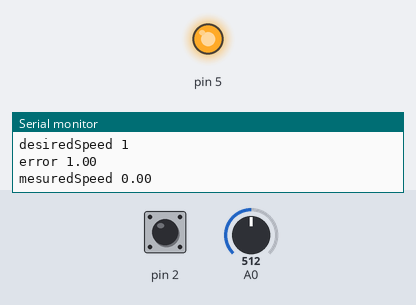
Recording of a sketch running on a simulated Arduino Uno, built with avr-gcc and run on an emulated ATmega328P. Shown: output pins drawn as LEDs (lit = HIGH), the last lines printed to the serial monitor. The inputs (shaded band) are chosen by the test bench; at power-on: A0 = 512, pin 2 HIGH.

Above: at 1.2 s.
1.3 s: A0 set to 348
2.8 s: A0 set to 324
At 3.5 s:
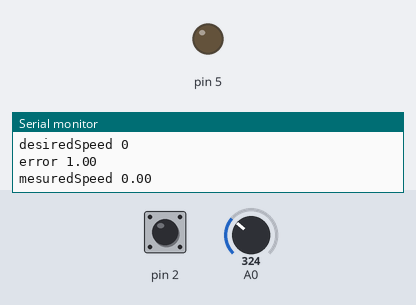
4.3 s: A0 set to 511
At 5.5 s:
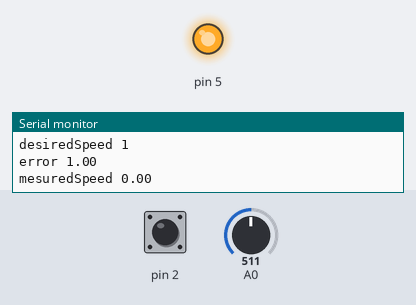
5.8 s: A0 set to 306
At 6.8 s:
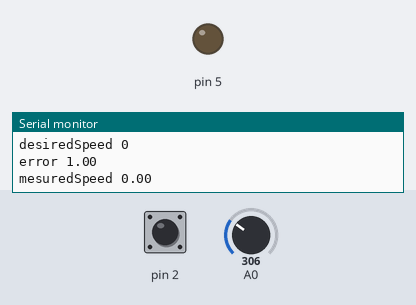
Timing chart, 0 to 8.3 s (numbered marks = the images above; inputs shaded):
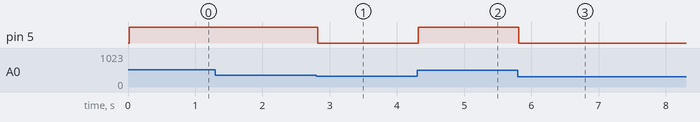

The sketch:

regulation_test.ino
```cpp
#define Kp 2
#define Ki 0.005d
#define Kd 0
#define R 0.02d
#define HOLE_NBR 50
#define DURATION 20
#define uS_IN_S 1000

byte oldpulse1 = 0; // détection de flan

double pps; //pulse par secondes
double tps; // tours par secondes
double mesuredSpeed; // vitesse estimée en m/s
double calculatedPWM = 0; // PWM à appliquer au moteur après régulation
double error, derivative, integral, previous_error = 0; // erreur entre la vitesse voulue et la mesurée

unsigned int pot = 0; // valeure du potentiomettre de test
unsigned int desiredSpeed = 0; // vitesse voulue

unsigned long currentTime[2]; // temps actuel permettant de calculer la vitesse
unsigned long millisNow, millisPrev = 0;

unsigned long timerSensor = 0;
unsigned long durationSensor = DURATION;

int nbPulse;

bool flagPulse;

void setup() {
  nbPulse = 0;
  flagPulse = false;
  Serial.begin(2000000); // pour ne pas trop ralentir le micro
  pinMode (2, INPUT);

}

void loop() {

  pot = analogRead(0);
  desiredSpeed =   map(pot, 0, 1023, 0, 3);
  //int timeout = millis();
  /* Serial.print("timerSensor ");
    Serial.println(timerSensor);
     Serial.print("durationSensor ");
    Serial.println(durationSensor);
     Serial.print("millis ");
    Serial.println(millis()); //*/
  if (timerSensor + durationSensor < millis()) {
    //Serial.println("triggered");
    pps = nbPulse * uS_IN_S / DURATION;
    regulationPID();
    timerSensor = millis();
    nbPulse = 0;
  }
  else {
    if (!flagPulse && !digitalRead(2)) {
      //Serial.println("added pulse");
      flagPulse = true;
      nbPulse++;
    }
    else if (digitalRead(2)) {
      flagPulse = false;
    }
  }

  tps = pps / HOLE_NBR; //calcul du nombre de tours/secondes

  /*Serial.println(tps);
    Serial.println(pps);//*/

  mesuredSpeed = 2 * PI * tps * R; //calcul de la vitesse
}

void regulationPID() {
  millisNow = millis(); //utile pour le Delta t pour l'integrale et la dérivée
  if (desiredSpeed != 0) {
    error = (desiredSpeed - mesuredSpeed) / desiredSpeed; //proportionnel
    integral = integral + error * (millisNow - millisPrev); //integral
    derivative = (error - previous_error) / (millisNow - millisPrev); //dérivatif
    calculatedPWM = constrain((Kp * error + Ki * integral + Kd * derivative) * 255, 0, 255); // somme du total
    previous_error = error;
  }
  else {
    calculatedPWM = 0;
  }

  analogWrite(5, calculatedPWM); // on passe la commande au moteur


  Serial.print("desiredSpeed ");
  Serial.println(desiredSpeed); //*/
  Serial.print("error ");
  Serial.println(error); //*/
  Serial.print("mesuredSpeed ");
  Serial.println(mesuredSpeed); //*/
  /* Serial.print("calculatedPWM ");
     Serial.println(calculatedPWM);//*/
  millisPrev = millis(); //utile pour le Delta t pour l'integrale et la dérivée
}
```

Measured:
- the behaviour switches between 341 and 340 on A0 (found by bisection; images 0 and 1)
- after the input at 2.8 s, pin 5: HIGH → LOW at once
- after the input at 4.3 s, pin 5: LOW → HIGH at once
- after the input at 5.8 s, pin 5: HIGH → LOW at once
